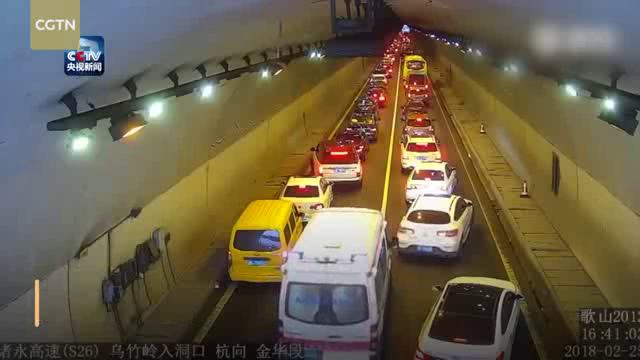
#> input picture frame 83 of amb_present.avi, 640 x 360 px
$ jupyter execute amb_det_video.ipynb
#> lines starting #> are read from the running program, lines starting #| are printed output that depends on the picture; after the words box and inside, x2 and y2 are one past the last pixel; in counts of white or black regions, pixels touching at a corner belong together
[cell 1]
import cv2
import serial #for Serial communication
import time   #for delay functions

arduino = serial.Serial('COM3',9600) #Create Serial port object called arduinoSerialData

video_src = 'amb_present.avi'

ambulance_cap= cv2.VideoCapture(video_src)

ambulance_cascade = cv2.CascadeClassifier('cascade.xml')

print("started")

time.sleep(1)

while True:
    ret, img = ambulance_cap.read()
#> img is the input picture: shape (360, 640, 3); mean B, G, R 73.8, 96.3, 106.5

    if (type(img) == type(None)):
        break
    c=0

    yellow = cv2.cvtColor(img, cv2.COLOR_BGR2GRAY)
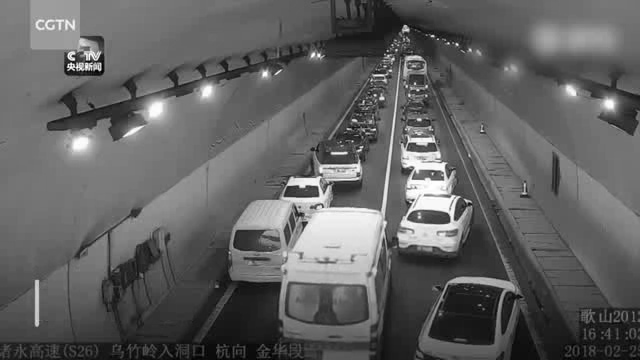
#> yellow: shape (360, 640); min 0, max 255, mean 96.7

    ambulances = ambulance_cascade.detectMultiScale(yellow, 1.1, 2)
#> ambulances = ()

    for (x,y,w,h) in ambulances:
        cv2.rectangle(img,(x,y),(x+w,y+h),(0,255,255),2)
        if(c==0):
            print("Ambulance detected from ",time.strftime("%H:%M:%S",time.localtime()))
        c=c+1
        arduino.write(b"1")
        time.sleep(1)
    else:
        print("No Ambulance at:",time.strftime("%H:%M:%S",time.localtime()))
#| No Ambulance at: 13:02:08
        arduino.write(b"0")
        time.sleep(1)
#> this loop made 0 passes
#> after the loop, c = 0

    cv2.imshow('traffitizer', img)

    if cv2.waitKey(33) == 27:
#> (key Esc is pressed here)
        break

cv2.destroyAllWindows()


$ run again, starting later in the video
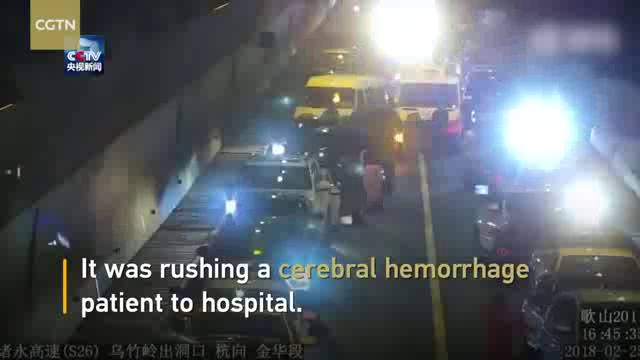
#> input picture frame 374 of amb_present.avi, 640 x 360 px
#> img is the input picture: shape (360, 640, 3); mean B, G, R 102.3, 96.9, 91.2
#> `yellow = cv2.cvtColor(img, cv2.COLOR_BGR2GRAY)`:
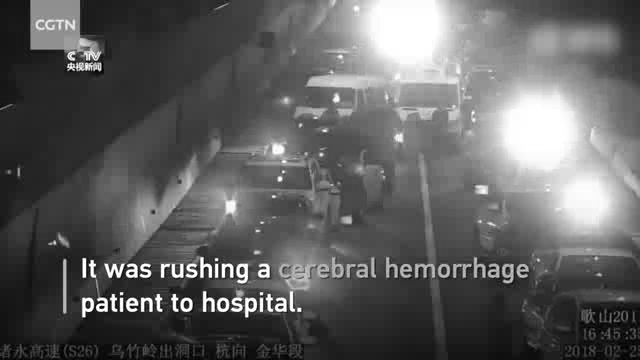
#> yellow: shape (360, 640); min 0, max 255, mean 95.8
#> ambulances = [[71, 256, 78, 78]]
#> the loop `for (x,y,w,h) in ambulances:` made 1 pass
#> (x, y, w, h, c) on pass 1: (71, 256, 78, 78, 1)
#> (printed output is left out)
#> after the loop `for (x,y,w,h) in ambulances:`:
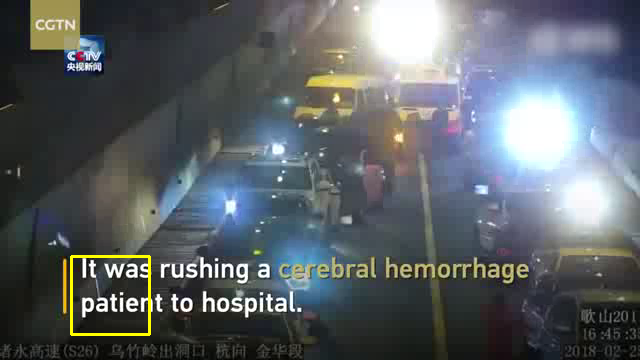
#> img: shape (360, 640, 3); 0.4% of pixels changed, all inside (x1, y1, x2, y2) = (70, 255, 151, 336)
#> after the loop `for (x,y,w,h) in ambulances:`: c = 1

$ run again, starting later in the video
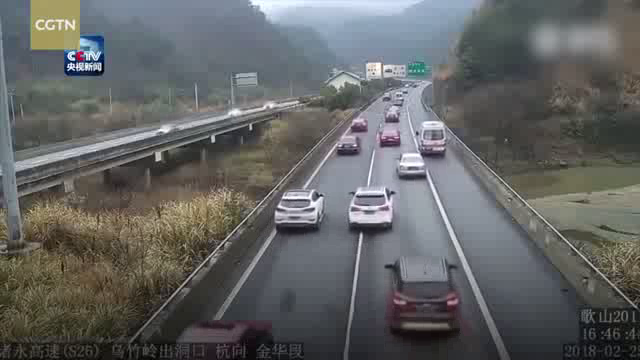
#> input picture frame 666 of amb_present.avi, 640 x 360 px
#> img is the input picture: shape (360, 640, 3); mean B, G, R 99.5, 99.9, 98.8
#> `yellow = cv2.cvtColor(img, cv2.COLOR_BGR2GRAY)`:
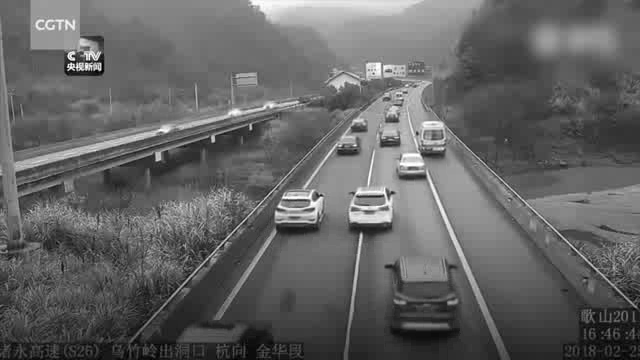
#> yellow: shape (360, 640); min 0, max 255, mean 99.5
#> ambulances = [[63, 47, 39, 39], [340, 180, 60, 60]]
#> the loop `for (x,y,w,h) in ambulances:` made 2 passes
#> (x, y, w, h, c) on passes 1 to 2: (63, 47, 39, 39, 1), (340, 180, 60, 60, 2)
#> (printed output is left out)
#> after the loop `for (x,y,w,h) in ambulances:`:
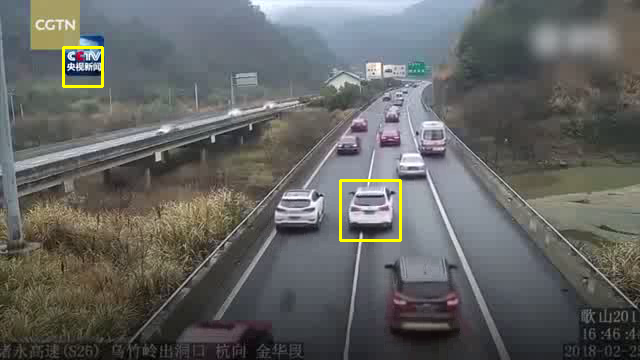
#> img: shape (360, 640, 3); 0.51% of pixels changed, all inside (x1, y1, x2, y2) = (62, 46, 402, 242)
#> after the loop `for (x,y,w,h) in ambulances:`: c = 2
